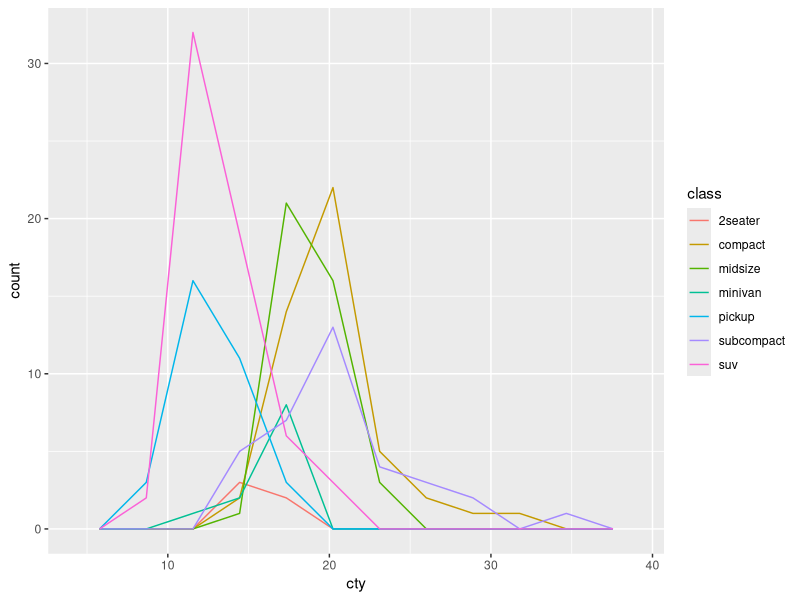
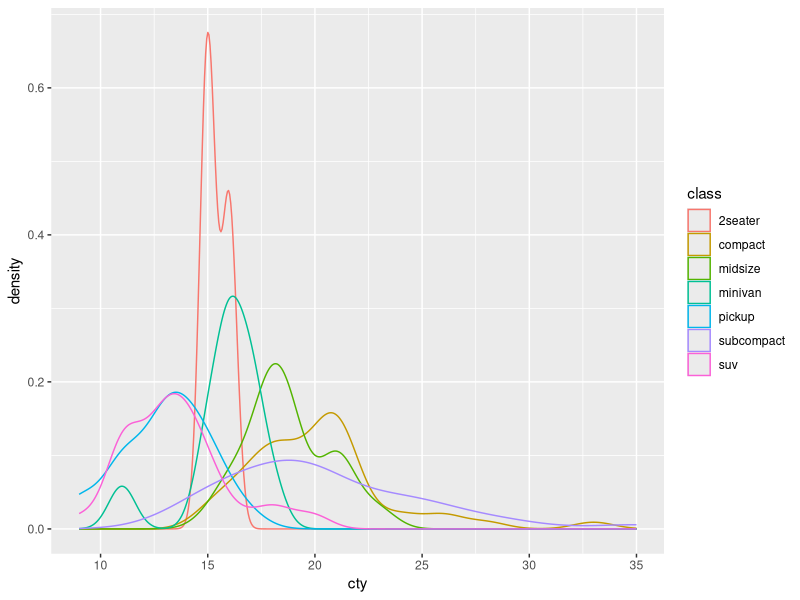
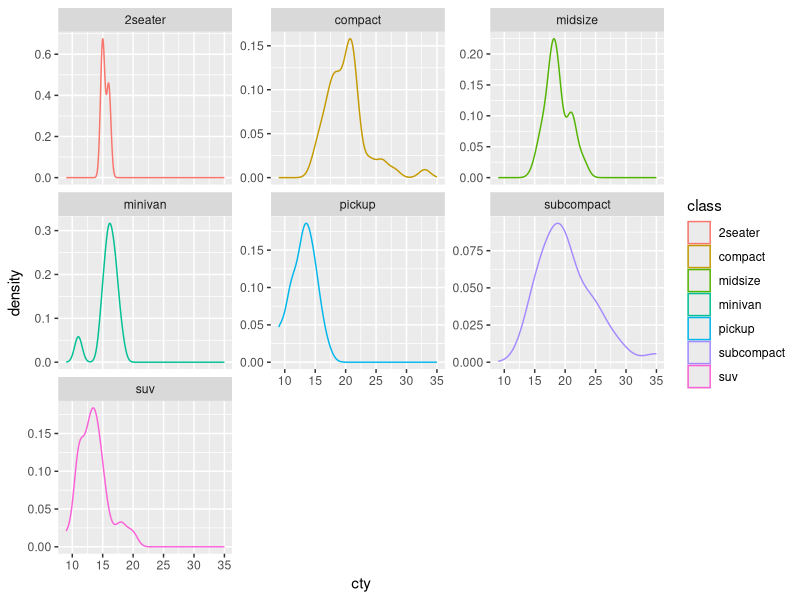
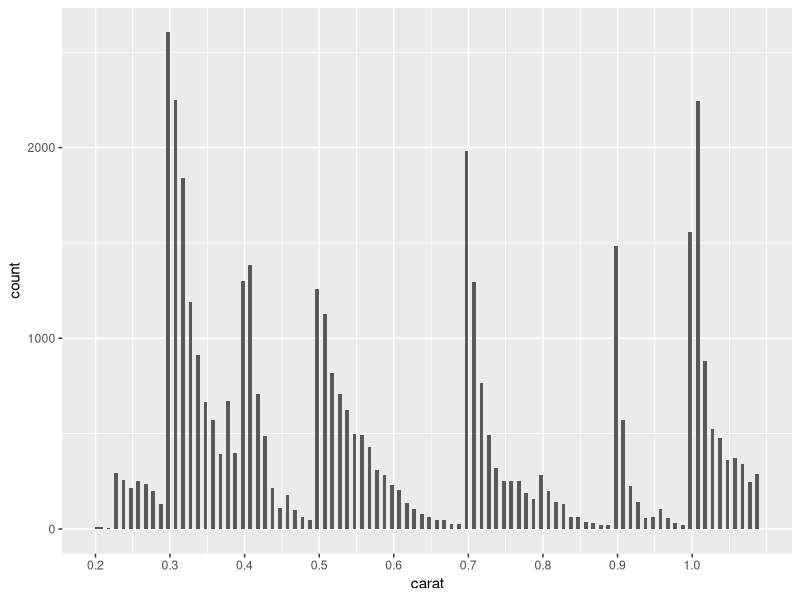

Here is the R script that generated these plots, in order:
## ---- chunk 1
# knitr options
knitr::opts_chunk$set(echo = TRUE)
## ---- chunk 2
library(tidyverse)

## ---- chunk 3
## NOTE: No need to modify
mpg %>%
  ggplot(aes(cty, color = class)) +
  geom_freqpoly(bins = 10)
## ---- chunk 4
## NOTE: No need to modify
mpg %>%
  ggplot(aes(cty, color = class)) +
  geom_density()
## ---- chunk 5
mpg %>%
  ggplot(aes(cty, color = class)) +
  geom_density() +
  facet_wrap(. ~ class, scales = "free_y")
## ---- chunk 6
## TODO: Run this chunk; play with differnet bin widths
diamonds %>%
  filter(carat < 1.1) %>%

  ggplot(aes(carat)) +
  geom_histogram(binwidth = 0.005, boundary = 0) +
  scale_x_continuous(
    breaks = seq(0, 1, by = 0.1)

  )
